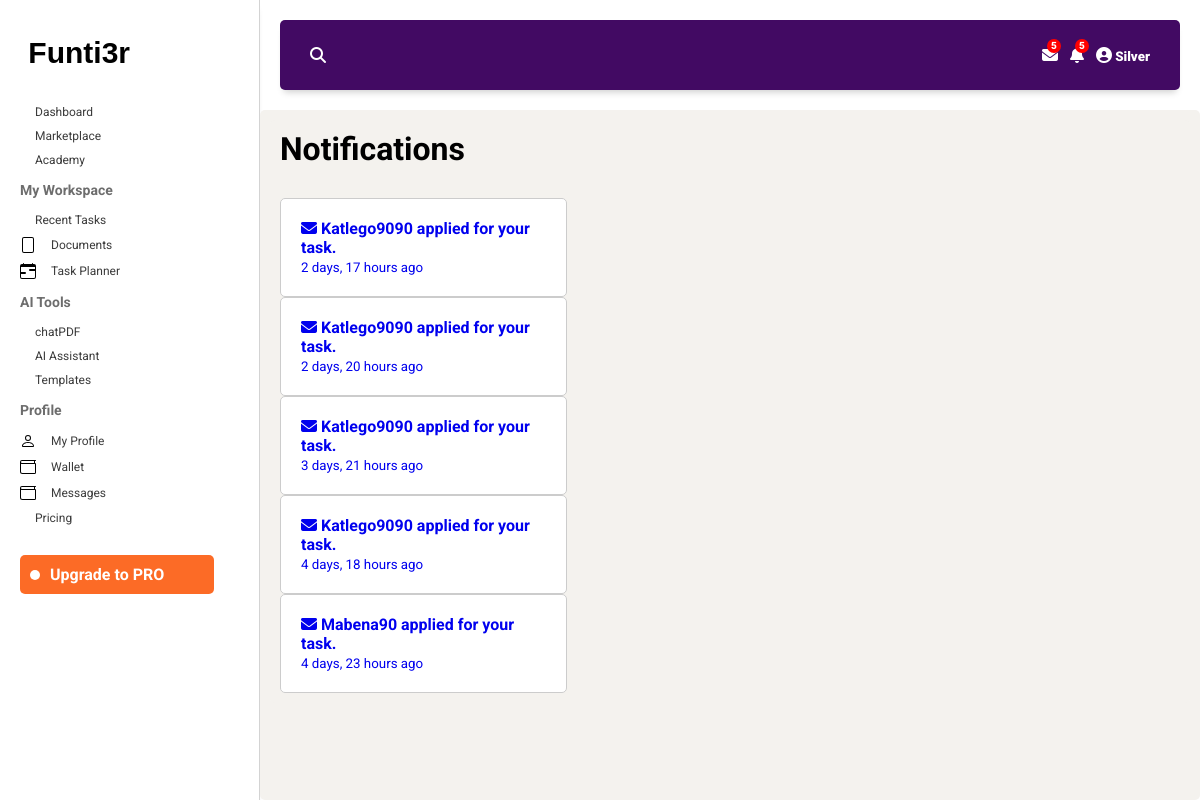
The app's page /notifications (signed in), older data.
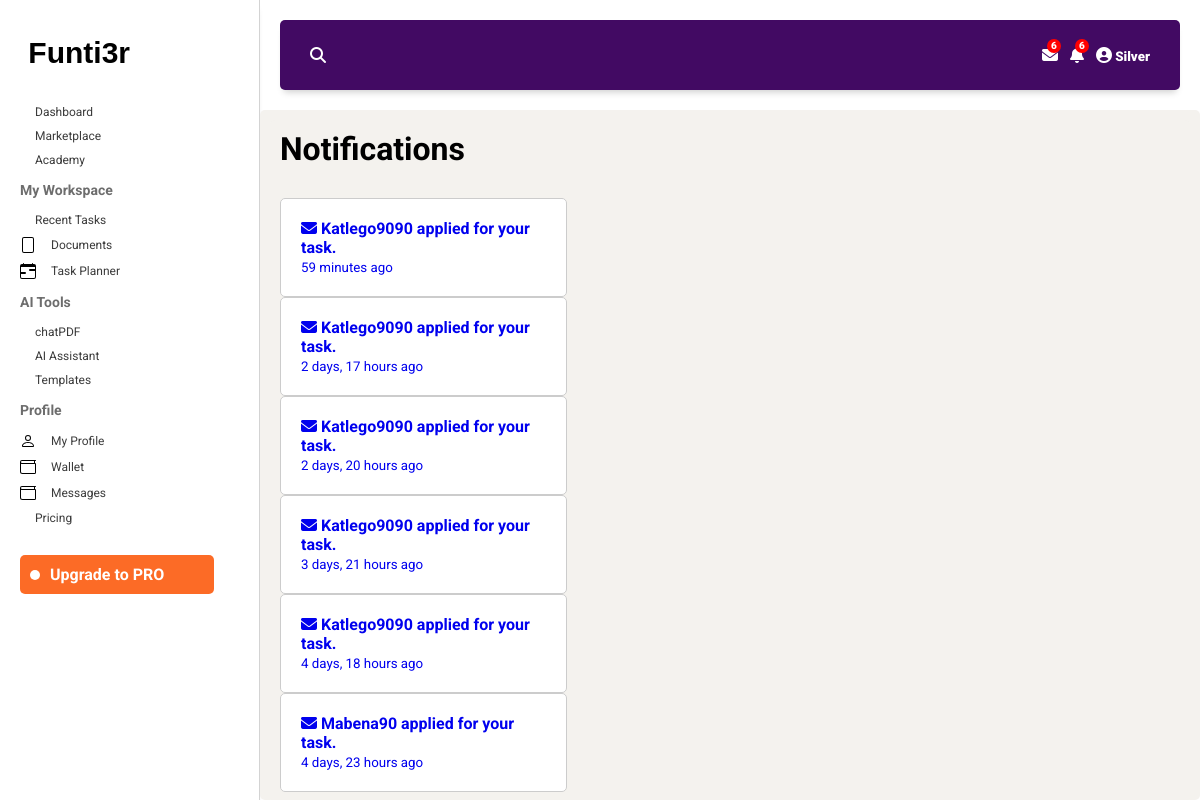
The same page, newer data.
### notifications/models.py (models this page shows, shortened)
class Notification(models.Model):
    MESSAGE = "message"
    APPLICATION = "application"
    CHOICES = (
        (MESSAGE, "Message"),
        (APPLICATION, "Application")
    )
    to_user = models.ForeignKey(User, related_name="notifications", on_delete=models.CASCADE)
    notification_type = models.CharField(max_length=20, choices=CHOICES)
    is_read = models.BooleanField(default=False)
    extra_id = models.IntegerField(null=True, blank=True)
    created_at = models.DateTimeField(auto_now_add=True)
    created_by = models.ForeignKey(User, related_name="creatednotification", on_delete=models.CASCADE)
    class Meta:
        ordering = ["-created_at"]

### notifications/views.py (the view, shortened to what this page needs)
# urls.py: path('', include("notifications.urls")),
@login_required
def notifications(request):
    goto = request.GET.get("goto", "")
    notification_id = request.GET.get("notification", 0)
    extra_id = request.GET.get("extra_id", 0)
    return render(request, "notifications/notifications.html")

### notifications/context_processors.py (called while the page is built)
def notifications(request):
    if request.user.is_authenticated:
        return {"notifications": request.user.notifications.filter(is_read=False)}
    else:
        return {"notifications": []}

### notifications/templates/notifications/notifications.html (shortened to what this page needs)
{% extends "base.html" %}
{% block content %}
<div class="main-container">
    <h1 class="title">Notifications</h1>
    {% for notification in notifications %}
        <div class="notification">
            <p>
                <div class="task-items">
                {% if notification.notification_type == "message" %}
                        <div class="task-card">
                            <a href="{% url 'notifications' %}?goto=application&notification={{ notification.id }}&extra_id={{ notification.extra_id }}">
                            <i class="fa fa-bell"></i>
                            <strong>{{ notification.created_by.username }} sent you a message.</strong><br>
                            <small>{{ notification.created_at|timesince }} ago</small>
                            </a>
                        </div>
                {% elif notification.notification_type == 'application' %}
                <div class="task-card">
                <a href="{% url 'notifications' %}?goto=application&notification={{ notification.id }}&extra_id={{ notification.extra_id }}">
                    <i class="fa fa-envelope"></i>
                    <strong>{{ notification.created_by.username }} applied for your task.</strong><br>
                    <small>{{ notification.created_at|timesince }} ago</small>
                </a>
            </div>
                {% endif %}
            </div>
            </p>
        </div>
    {% endfor %}
</div>
{% endblock %}

### myapp/templates/base.html (shortened to what this page needs)
<!DOCTYPE html>
{% load static %}
<html lang="en">
    <head>
    <link
      rel="stylesheet"
      href="https://cdnjs.cloudflare.com/ajax/libs/font-awesome/6.4.2/css/all.min.css"
    />
    <link rel="stylesheet" type="text/css" href="{% static 'css/style.css' %}">
    <link rel="stylesheet" type="text/css" href="{% static 'css/task_list.css' %}">
    <link rel="stylesheet" type="text/css" href="{% static 'css/card.css' %}">
  </head>
  <body>
    <div class="grid-container">
      <header class="header">
        <div class="header-left">
          <span>
            <a href="">
              <i class="fa fa-search"></i>
            </a>
          </span>
        </div>
        <div class="header-right">
          <span>
            <a href="#" >
              <i class="fa fa-envelope" style="position: relative;">
                {% if notifications %}
                <small style="position: absolute; bottom: 10px; left:5px;font-size:10px; background: red; padding: 2px 4px;border-radius:50%;">{{ notifications.count }}</small>
                {% endif %}
              </i>
            </a>
          </span>
          <span>
            <a href="{% url 'notifications' %}" >
              <i class="fa fa-bell" style="position: relative;">
                {% if notifications %}
                <small style="position: absolute; bottom: 10px; left:5px;font-size:10px; background: red; padding: 2px 4px; border-radius:50%;">{{ notifications.count }}</small>
                {% endif %}
              </i>
            </a>
          </span>
          <span>
              <div class="dropdown">
                <i class="fa fa-user-circle dropbtn"><small>
                  {% if user.is_authenticated %}
                  {{ request.user }}
                  {% else %}
                  Guest User
                  {% endif %}
                </small></i>
              </div>
          </span>
        </div>
      </header>
      <aside id="sidebar">
        <div class="sidebar-title">
          <div class="sidebar-brand">
            <a href="{% url 'dashboard' %}">
              <span
                 style="font-family: Space Grotesk, Arial, sans-serif;">
                Funti3r</span
>
            </a>
          </div>
        </div>
        <nav>
          <ul class="navbar-links">
            <li class="nav-link">
              <a href="{% url 'dashboard' %}">
                <span>Dashboard</span>
              </a>
            </li>
            <li class="nav-link">
              <a href="{% url 'marketplace' %}">
                <span>Marketplace</span>
              </a>
            </li>
            <li class="nav-link">
              <a href="{% url 'academy' %}">
                <span>Academy</span>
              </a>
            </li>
            <h3 class="navbar-section">My Workspace</h3>
            <li class="nav-link">
              <a href="{% url 'tasks' %}">
                <span>Recent Tasks</span>
              </a>
            </li>
            <li class="nav-link">
              <a href="{% url 'documents' %}">
                <img src="{% static 'assets/icons/file.svg' %}" alt="" />
                <span>Documents</span>
              </a>
            </li>
            <li class="nav-link">
              <a href="{% url 'task_planner' %}">
                <img src="{% static 'assets/icons/calendar-range.svg' %}" alt="" />
                <span>Task Planner</span>
              </a>
            </li>
            <h3 class="navbar-section">AI Tools</h3>
            <li class="nav-link">
              <a href="{% url 'chatpdf' %}">
                <span>chatPDF</span>
              </a>
            </li>
            <li class="nav-link">
              <a href="{% url 'assistant' %}">
                <span>AI Assistant</span>
              </a>
            </li>
            <li class="nav-link">
              <a href="">
                <span>Templates</span>
              </a>
            </li>
            <h3 class="navbar-section">Profile</h3>
            <li class="nav-link">
              <a href="{% url 'profile' %}">
                <img src="{% static 'assets/icons/person.svg' %}" alt="" />
                <span>My Profile </span>
              </a>
            </li>
            <li class="nav-link">
              <a href="{% url 'academy' %}">
                <img src="{% static 'assets/icons/wallet.svg' %}" alt="" />
                <span>Wallet</span>
              </a>
            </li>
            <li class="nav-link">
              <a href="">
                <img src="{% static 'assets/icons/wallet.svg' %}" alt="" />
                <span>Messages</span>
              </a>
            </li>
            <li class="nav-link">
              <a href="{% url 'pricing' %}">
                <span>Pricing</span>
              </a>
            </li>
          </ul>
        </nav>
        <div class="upgrade">
          <a href="">
            <img src="{% static 'assets/icons/star.svg' %}" alt="" />
            <h4>Upgrade to PRO</h4>
          </a>
        </div>
      </aside>
      <main class="main-container">
                {% block content %}
                {% endblock content %}
      </main>
    </div>
  </body>
</html>

### static/css/style.css (style rules this page uses)
:root { --color-primary: #420A63; --color-secondary: #FC6B26; --color-tertiary: #F70A03; --color: rgb(255,255,255); --background-color: rgb(29, 38,154); --box-shadow: 0 6px 7px -4px rgba(0,0,0,0.2); }
* { margin: 0; padding: 0; box-sizing: border-box; text-decoration: none; list-style: none; font-family: 'Roboto', Arial, sans-serif; }
.grid-container { display: grid; grid-template-columns: 260px 1fr 1fr 1fr; grid-template-rows: 0.2fr 3fr; grid-template-areas: "sidebar header header header" "sidebar main main main"; height: 100vh; }
.header { grid-area: header; height: 70px; background: var(--color-primary); display: flex; align-items: center; justify-content: space-between; padding: 0 30px; border-radius: 5px; box-shadow: var(--box-shadow); margin: 20px; }
a { text-decoration: none; }
.header span i { color: #fff; }
.header-right i { margin-left: 0.5rem; color: #fff; cursor: pointer; transition: all 0.5s ease; }
.header-left i { color: #fff; }
.dropbtn { color: white; font-size: 16px; }
.dropdown { position: relative; display: inline-block; }
#sidebar { grid-area: sidebar; background: #fff; height: 100%; box-shadow: var(--box-shadow); overflow-y: auto; border-right: 0.5px solid lightgray; --webkit-transition: all 0.5s; }
.sidebar-title { display: flex; align-items: center; justify-content: space-between; padding: 20px; margin-bottom: 10px; }
.sidebar-brand { display: flex; align-items: center; gap: 10px; margin-top: 15px; font-size: 30px; font-weight: 700; }
.sidebar-brand a { color: #000; }
.navbar-links { display: flex; flex-direction: column; padding: 0 20px; }
.nav-link { padding: 40px; }
.nav-link a { display: flex; align-items: center; gap: 15px; border-radius: 2px; transition: all 0.2s ease-in; }
.navbar-links .nav-link { display: flex; align-items: center; gap: 15px; padding: 5px 0; font-size: 12px; }
.navbar-links .nav-link a { color: #3b3b3b; }
.navbar-section { font-size: 14px; margin: 10px 0; color: #6d6d6d; }
.upgrade a { display: flex; align-items: center; gap: 10px; margin: 25px 20px; background: var(--color-secondary); color: #fff; width: 75%; text-align: center; padding: 10px; border-radius: 5px; }
.upgrade img { background: #fff; padding: 5px; border-radius: 50%; }
.upgrade h4 { font-size: 16px; }
.main-container { grid-area: main; overflow-y: auto; background: #f4f2ee; border-radius: 5px; padding: 10px 10px; }
.task-items { display: grid; grid-template-columns: repeat(3, 1fr); gap: 20px; }
.task-card { background-color: #fff; border: solid 0.2px #ccc; border-radius: 5px; padding: 20px; }

### notifications/templates/notifications/notifications.html (style rules this page uses)
.title { margin-bottom: 30px; }

Row changes from the older to the newer data that the page shows:
added Notification: created_by.username "Katlego9090", created_at "59 minutes"
Text that changed along with them:
{{ notifications.count }}: "5" → "6"
